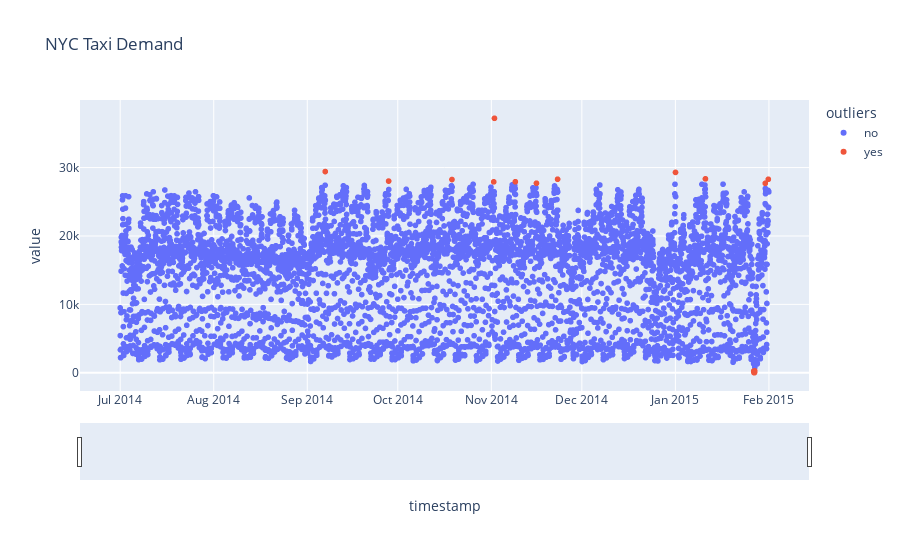

The notebook cell this image was saved under:
### Code cell
fig=px.scatter(df,x=df['timestamp'],y=df['value'],color='outliers',hover_data=['weekday'],title='NYC Taxi Demand')

fig.update_xaxes(
    rangeslider_visible=True,
)

fig.show()

### Figure 1 — Plotly figure (JSON) as saved in the notebook; plotly's stock layout.template omitted (floating-point values rounded to 4 significant figures; data arrays with more than 128 entries replaced by an {"elided": "..."} marker saying what was removed)
{"data": [{"customdata": {"elided": "5139x1 str values"}, "hovertemplate": "outliers=no<br>timestamp=%{x}<br>value=%{y}<br>weekday=%{customdata[0]}<extra></extra>", "legendgroup": "no", "marker": {"color": "#636efa", "symbol": "circle"}, "mode": "markers", "name": "no", "showlegend": true, "type": "scattergl", "x": {"elided": "5139 str values"}, "xaxis": "x", "y": {"elided": "5139 float values"}, "yaxis": "y"}, {"customdata": [["Saturday"], ["Saturday"], ["Saturday"], ["Saturday"], ["Sunday"], ["Saturday"], ["Saturday"], ["Saturday"], ["Thursday"], ["Saturday"], ["Monday"], ["Tuesday"], ["Tuesday"], ["Tuesday"], ["Tuesday"], ["Tuesday"], ["Tuesday"], ["Tuesday"], ["Tuesday"], ["Friday"], ["Saturday"]], "hovertemplate": "outliers=yes<br>timestamp=%{x}<br>value=%{y}<br>weekday=%{customdata[0]}<extra></extra>", "legendgroup": "yes", "marker": {"color": "#EF553B", "symbol": "circle"}, "mode": "markers", "name": "yes", "showlegend": true, "type": "scattergl", "x": ["2014-09-06T23:00:00", "2014-09-27T23:00:00", "2014-10-18T23:00:00", "2014-11-01T19:00:00", "2014-11-02T01:00:00", "2014-11-08T23:00:00", "2014-11-15T23:00:00", "2014-11-22T23:00:00", "2015-01-01T01:00:00", "2015-01-10T23:00:00", "2015-01-26T23:00:00", "2015-01-27T00:00:00", "2015-01-27T01:00:00", "2015-01-27T02:00:00", "2015-01-27T03:00:00", "2015-01-27T04:00:00", "2015-01-27T05:00:00", "2015-01-27T06:00:00", "2015-01-27T07:00:00", "2015-01-30T19:00:00", "2015-01-31T19:00:00"], "xaxis": "x", "y": [29420.0, 28020.0, 28250.0, 27912, 37200.0, 27926, 27713, 28299, 29292, 28351, 243, 94.5, 39.5, 29, 9.5, 14.5, 29, 88, 274, 27698, 28290.0], "yaxis": "y"}], "layout": {"legend": {"title": {"text": "outliers"}, "tracegroupgap": 0}, "title": {"text": "NYC Taxi Demand"}, "xaxis": {"anchor": "y", "domain": [0, 1], "rangeslider": {"visible": true}, "title": {"text": "timestamp"}}, "yaxis": {"anchor": "x", "domain": [0, 1], "title": {"text": "value"}}}}
